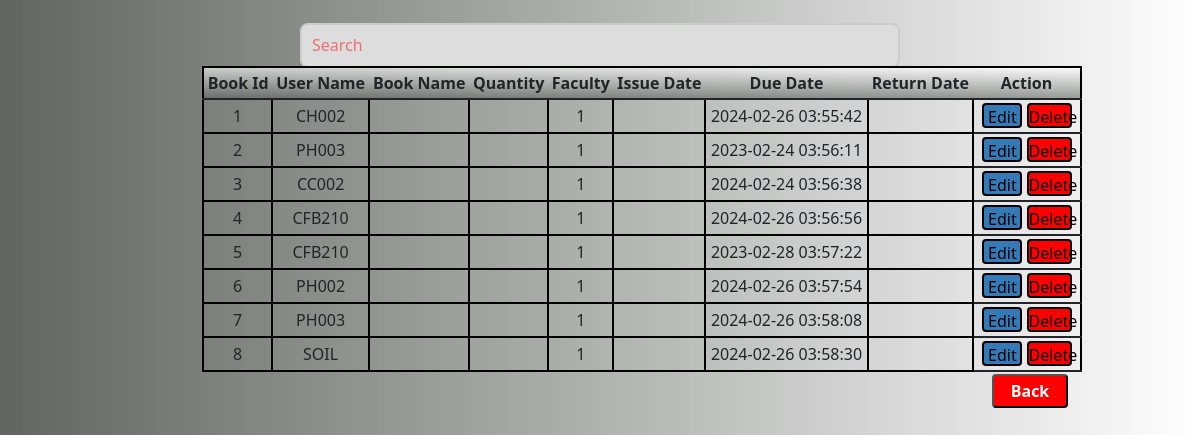
Screenshot of /return_list.php (signed in) with the database file from the repository.
### tables this page shows
CREATE TABLE `issue_book` (
  `id` int(11) NOT NULL,
  `studentcode` varchar(100) NOT NULL,
  `book_id` varchar(11) NOT NULL,
  `issue_date` timestamp NULL DEFAULT current_timestamp(),
  `returndate` timestamp NULL DEFAULT NULL ON UPDATE current_timestamp(),
  `retrunstatus` int(1) DEFAULT NULL,
  `fine` int(11) DEFAULT NULL
);

### return_list.php (the view, shortened to what this page needs)
<!DOCTYPE html>
<html lang="en">
<head>
    <link rel="stylesheet" href="bootstrap.css">
</head>
<div class="search">
    <input type="text" id="input" name="input" placeholder="Search" onkeyup="searchfun()">
    <body>
        <table id="table" border="2">
            <tr>
                <th>Book Id</th>
                <th>User Name</th>
                <th>Book Name</th>
                <th>Quantity</th>
                <th>Faculty</th>
                <th>Issue Date</th>
                <th>Due Date</th>
                <th>Return Date</th>
                <th style='width:108px' ;>
                    Action</th>
            </tr>
            <?php
            include("returnbooK_server.php");
            $query = "SELECT * FROM issue_book";
            $data = mysqli_query($conn, $query);
            $total = mysqli_num_rows($data);
            $sn = 1;
            if ($total != 0) {
                while ($result = mysqli_fetch_assoc($data)) {
                    echo "<tr style='background-color: transparent;' onmouseover=\"this.style.backgroundColor='#ffffcc';\" onmouseout=\"this.style.backgroundColor='transparent';\">
            <td style='border: 2px solid black; text-align: center;'>" . $sn . "</td>
            <td style='border: 2px solid black; text-align: center;'>" . $result['book_id'] . "</td>
            <td style='border: 2px solid black; text-align: center;'>" . $result['name'] . "</td>
            <td style='border: 2px solid black; text-align: center;'>" . $result['std_name'] . "</td>
            <td style='border: 2px solid black; text-align: center;'>" . 1 . "</td>
            <td style='border: 2px solid black; text-align: center;'>" . $result['faculty'] . "</td>
            <td style='border: 2px solid black; text-align: center;'>" . $result['issue_date'] . "</td>
            <td style='border: 2px solid black; text-align: center;'>" . $result['due_date'] . "</td>
            <td>
        <a href='update_book.php?Id=" . $result['Id'] . "'><button style='height: 25px; align-items: center; width: 40px; padding: 0px; border: 2px solid black; border-radius: 4px; background-color: #347ab7' type='button' onClick='onEdit(this)'>Edit</button></a>
            <button style='height: 25px; width: 45px; padding: 0px; border: 2px solid black;align-items: center;  border-radius: 4px; background-color: red' type='submit' name='Delete' onClick='onDelete(this)' value='" . $result['Id'] . "'>Delete</button>
    </td>
</tr>";
                    $sn++;
                }
            } else {
                echo "<tr><td colspan='8' style='padding: 10px; border: 2px solid black;'>No records found</td></tr>";
            }
            ?>
        </table>
        <a style="text-decoration: none;" href="issuebook_list.php"><input type="button" name="Back" value="Back"></a>
</div>
</body>
</html>

### return_list.php (style rules this page uses)
body { display: flex; justify-content: center; align-items: center; height: 20vh; background: linear-gradient(to left, rgba(255, 255, 255, 0.885), rgba(96, 100, 96, 0.993)); }
table { width: 55rem; margin-top: 0px; margin-left: -100px; border: 2px solid black; border-collapse: collapse; }
th, td { padding: 3px; border-bottom: 2px solid; text-align: center; }
th { background: linear-gradient(180deg, rgba(255, 255, 255, .6), rgba(96, 100, 96, 0.6)); }
.search { float: left; width: 50%; height: 45px; margin-top: -70px; align-items: center; border: 2px solid #ccc; border-radius: 8px; background-color: #ddd; position: relative; }
.search input[type="text"] { width: 100%; height: 100%; padding: 5px 10px; border: none; border-radius: 6px; background-color: transparent; color: black; font-size: 16px; outline: none; }
.search input[type="text"]::placeholder { color: red; opacity: 0.5; }
input[type="button"] { width: 76px; height: 34px; margin-top: 2px; margin-left: 690px; background-color: red; font-weight: bold; color: #fff; border-radius: 4px; cursor: pointer; }

### rows the page displays
issue_book: book "CH002", issue_date "2024-02-26 03:55:42"
issue_book: book "PH003", issue_date "2023-02-24 03:56:11"
issue_book: book "CC002", issue_date "2024-02-24 03:56:38"
issue_book: book "CFB210", issue_date "2024-02-26 03:56:56"
issue_book: book "CFB210", issue_date "2023-02-28 03:57:22"
issue_book: book "PH002", issue_date "2024-02-26 03:57:54"
issue_book: book "PH003", issue_date "2024-02-26 03:58:08"
issue_book: book "SOIL", issue_date "2024-02-26 03:58:30"
